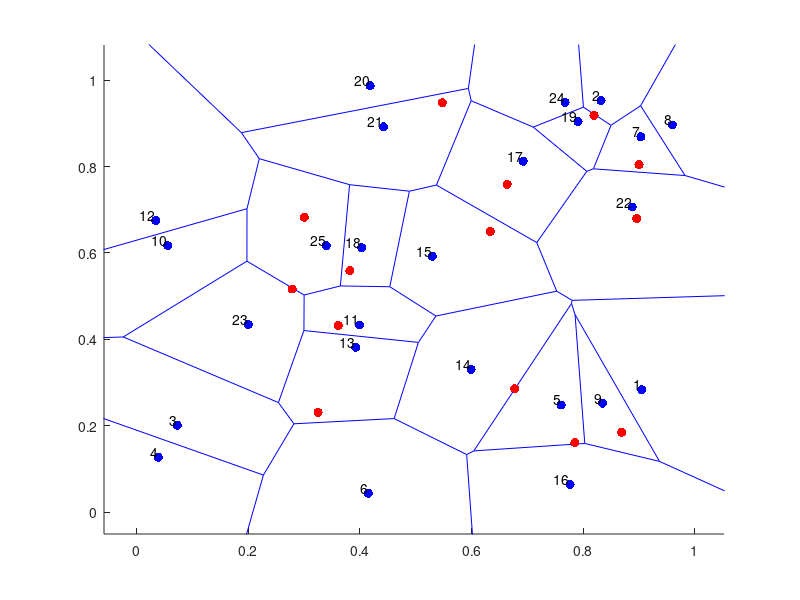

MATLAB code for this plot:
% This code generates a Voronoi-Poisson tessellation
% A (homogeneous) Poisson point process (PPP) is created on a rectangle.
% Then the Voronoi tesselation is found using the MATLAB function[1], which
% is based on the Qhull project[2] .
% All points (or cells) of the PPP are numbered arbitrarily.
% In each *bounded* Voronoi cell a new point is uniformly placed.
%
% The placement step is done by first dividing each (bounded) Voronoi cell
% (ie an irregular polygon) with, say, m sides into m scalene triangles.
% The i th triangle is then randomly chosen based on the ratio of areas.
% A point is then uniformly placed on the i th triangle (via eq. 1 in [3]).
% The placement step is repeated for all bounded Voronoi cells.
%
% A Voronoi diagram is displayed over the PPP. Points of the underlying PPP
% are marked green and blue if they are located respectively in bounded and
% unbounded Voronoi cells. The uniformly placed points in the bounded
% cells are marked red.
%
% If there are no bounded Voronoi cells, no diagram is created.
%
% Author: H.Paul Keeler, 2019
%
% [1] http://www.mathworks.com.au/help/matlab/ref/voronoin.html
% [2] http://www.qhull.org/
% [2] Osada, R., Funkhouser, T., Chazelle, B. and Dobkin. D.,
% "Shape distributions", ACM Transactions on Graphics, vol 21, issue 4,
% 2002

clearvars; close all; clc;

%Simulation window parameters
xMin=0;
xMax=1;
yMin=0;
yMax=1;
%rectangle dimensions
xDelta=xMax-xMin; %width 
yDelta=yMax-yMin; %height
areaTotal=xDelta*yDelta; %area of simulation window

%Point process parameters
lambda=20; %intensity (ie mean density) of the Poisson process

%Simulate Poisson point process
numbPoints=poissrnd(areaTotal*lambda);%Poisson number of points
xx=xDelta*(rand(numbPoints,1))+xMin;%x coordinates of Poisson points
yy=xDelta*(rand(numbPoints,1))+yMin;%y coordinates of Poisson points

xxyy=[xx(:) yy(:)]; %combine x and y coordinates
%Perform Voronoi tesseslation using built-in function
[vertexAll,cellAll]=voronoin(xxyy);
%vertexAll is x/y coordinates of all vertices
numbCells=numbPoints; %number of Voronoi cells (including unbounded)

%initialize  arrays
booleBounded=zeros(numbCells,1);
uu=zeros(numbCells,1);
vv=zeros(numbCells,1);

%Loop through for all Voronoi cells
for ii=1:numbCells
    %check for unbounded cells (index 1 corresponds to a point at infinity)
    booleBounded(ii)=~(any((cellAll{ii})==1));
    
    %checks if the Voronoi cell is bounded. if bounded, calculates its area
    %and assigns a single point uniformly in the Voronoi cell.
    
    %%%START-- Randomly place a point in a bounded Voronoi cell --START%%%
    if booleBounded(ii)
        xx0=xx(ii);yy0=yy(ii); %the (Poisson) point of the Voronoi cell
        %x/y values for current cell
        xxCell=vertexAll(cellAll{ii},1);
        yyCell=vertexAll(cellAll{ii},2);
        
        %%% START -- Caclulate areas of triangles -- START%%%
        %calculate area of triangles of bounded cell (ie irregular polygon)
        numbTri=length(xxCell); %number of triangles
        %create some indices for calculating triangle areas
        indexVertex=1:(numbTri+1); %number vertices
        indexVertex(end)=1; %repeat first index (ie returns to the start)
        indexVertex1=indexVertex(1:numbTri); %first vertex index
        indexVertex2=indexVertex(2:numbTri+1);  %second vertex index
        %calculate areas of triangles using shoelace formula
        areaTri=abs((xxCell(indexVertex1)-xx0).*(yyCell(indexVertex2)-yy0)...
            -(xxCell(indexVertex2)-xx0).*(yyCell(indexVertex1)-yy0))/2;
        areaPoly=sum(areaTri); %total area of cell/polygon
        %%%END-- Caclulate areas of triangles -- END%%%
        
        %%%START -- Randomly placing point -- START%%%
        %%% place a point uniformaly in the (bounded) polygon
        %randomly choose the triangle (from the set that forms the polygon)
        cdfTri=cumsum(areaTri)/areaPoly; %create triangle CDF
        indexTri=find(rand(1,1)<=cdfTri,1); %use CDF to choose #
        
        indexVertex1=indexVertex(indexTri); %first vertex index
        indexVertex2=indexVertex(indexTri+1); %second vertex index
        %for all triangles
        xxTri=[xx0, xxCell(indexVertex1),xxCell(indexVertex2)];
        yyTri=[yy0, yyCell(indexVertex1),yyCell(indexVertex2)];
        
        %create two sets of uniform random variables on unit interval
        uniRand1=rand(1,1); uniRand2=rand(1,1);
        
        %point is uniformly placed in the triangle via equation (1)in [2]
        %x coordinate (via eq. 1 in [3])
        uu(ii)=(1-sqrt(uniRand1))*xxTri(1)...
            +sqrt(uniRand1)*(1-uniRand2)*xxTri(2)...
            +sqrt(uniRand1)*uniRand2*xxTri(3);
        %y coordinate (via eq. 1 in [3])
        vv(ii)=(1-sqrt(uniRand1))*yyTri(1)...
            +sqrt(uniRand1)*(1-uniRand2)*yyTri(2)...
            +sqrt(uniRand1)*uniRand2*yyTri(3);
        %%%END -- Randomly placing point -- END%%%
        
    end
    %%% END -- Randomly place a point in a Voronoi cell -- END%%%
end

indexBounded=find(booleBounded==1); %find bounded cells
%remove unbounded cells
uu=uu(indexBounded); 
vv=vv(indexBounded); 
numbBounded=length(indexBounded); %number of bounded cells
percentBound=numbBounded/numbCells; %percent of bounded Voronoi cells

%%%START -- Plotting section -- START%%%
if (numbBounded>0)
    figure; hold on;
    %create voronoi diagram on the point pattern
    voronoi(xx,yy);
    %plot the underlying point pattern
    plot(xx,yy,'b.','MarkerSize',20);        
    %put a red point uniformly in each bounded Voronoi cell
    plot(uu,vv,'r.','MarkerSize',20);
    
    %number the points/cells
    labels=cellstr(num2str((1:numbPoints)'));%labels correspond to their order
    text(xx, yy, labels, 'VerticalAlignment','bottom', ...
        'HorizontalAlignment','right');    
end
%%%END -- Plotting section -- END%%%
